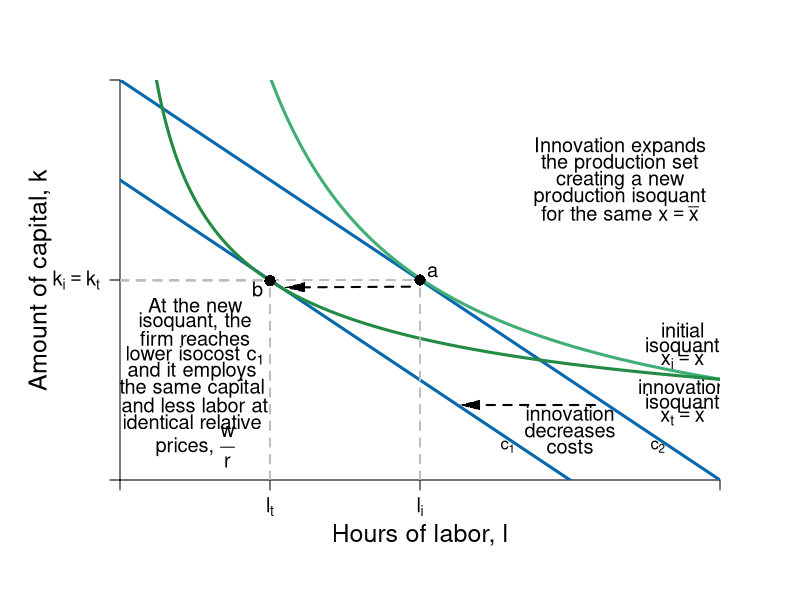

This chart was generated by the following R code:
require(shape)
pdf(file = "firmmarketsupply/tech_change_isoquant.pdf", width = 9, height = 7)

#Set parameters for graphics
axislabelsize <- 1.5
labelsize <- 1.2
graphlinewidth <- 3
segmentlinewidth <- 2

COL <- c("#7fc97f", "#beaed4", "#fdc086", "#ffff99", "#386cb0", "#f0027f", "#bf5b17", "#666666")
COLA <- c("#99d8c9","#66c2a4","#41ae76", "#238b45", "#005824")
COLB <- c("#4eb3d3", "#2b8cbe", "#0868ac","#084081")

#Edited the margins to cater for the larger LHS labels
par(mar =  c(6, 6, 4, 4))

isocost <- function(l, c = 10, w = 1, r = 1) {
  c - (w/r)*l
}


isoquant <- function(l, alpha = 0.5, x = 5, A = 1) {
  (x / (A*l^alpha))^(1/(1 - alpha))
}


xlims <- c(0, 12)
ylims <- c(0, 12)

npts <- 501 
x <- seq(xlims[1], xlims[2], length.out = npts)
y <- seq(ylims[1], ylims[2], length.out = npts) 
a <- c(13, 16.75, 19.25)

plot(0, 0, xlim = xlims, ylim = ylims, type = "n",
     xlab = expression(paste("")),
     ylab = expression(paste("")), 
     xaxt = "n", 
     yaxt = "n", 
     cex.lab = axislabelsize, 
     bty = "n",
     xaxs="i", 
     yaxs="i")

# ticksy <- seq(from = ylims[1], to = ylims[2], by = 1)
# ylabels <- seq(from = ylims[1], to = ylims[2], by = 1)
# ticksx <- seq(from = xlims[1], to = xlims[2], by = 1)
# xlabels <- seq(from = xlims[1], to = xlims[2], by = 1)
ticksy <- c(0, 6 , ylims[2])
ylabels <- c(NA, expression(paste(k[i])==k[t]), NA)
ticksx <- c(0, 3, 6, xlims[2])
xlabels <- c(NA, expression(paste(l[t])), expression(paste(l[i])), NA)




axis(1, at = ticksx, pos = 0, labels = xlabels, cex.axis = labelsize)
axis(2, at = ticksy, pos = 0, labels = ylabels, las = 1, cex.axis = labelsize)

npts <- 500 
xx1 <- seq(xlims[1], xlims[2], length.out = npts)

#lines(xx1, bcA(xx1, w = 10, p = 1.5), col = COLB[3], lwd = graphlinewidth)
#lines(xx1, isocost(xx1, c = 10, w = 1, r = 1), col = COLB[3], lwd = graphlinewidth)
lines(xx1, isocost(xx1, c = 9, w = 1, r = 1), col = COLB[3], lwd = graphlinewidth)
lines(xx1, isocost(xx1, c = 12, w = 1, r = 1), col = COLB[3], lwd = graphlinewidth)
lines(xx1, isoquant(xx1, x = 5, alpha = 0.5, A = 0.83), col = COLA[3], lwd = graphlinewidth)
lines(xx1, isoquant(xx1, x = 5, alpha = 0.33, A = 1.05), col = COLA[4], lwd = graphlinewidth)

#Label the axes
mtext(expression(paste("Hours of labor, ", l)), side=1, line = 2.5, cex = axislabelsize)
text(-1.6, 0.5*ylims[2], expression(paste("Amount of capital, ", k)), xpd = TRUE, cex = axislabelsize, srt = 90) 

#Label the isoquant curve
text(11.25, 4.5, expression("initial"), cex = labelsize)
text(11.25, 4, expression("isoquant"), cex = labelsize)
text(11.25, 3.6, expression(paste(x[i] == bar(x))), cex = labelsize)


text(11.25, 2.8, expression("innovation"), cex = labelsize)
text(11.25, 2.3, expression("isoquant"), cex = labelsize)
text(11.25, 1.9, expression(paste(x[t] == bar(x))), cex = labelsize)

#Label the price lines
text(7.75, 1, expression(paste(c[1])))
text(10.75, 1, expression(paste(c[2])))

#Label a
segments(0, 6, 6, 6, lty = 2, col = "gray" , lwd = segmentlinewidth)
segments(6, 0, 6, 6, lty = 2, col = "gray" , lwd = segmentlinewidth)
points(6, 6, pch = 16, col = "black", cex = 1.5)
text(6.25, 6.25, expression(paste(a)), cex = labelsize)

#Label b
segments(0, isoquant(l = 3, alpha = 0.33, A = 1.05), 3, isoquant(l = 3, alpha = 0.33, A = 1.05), lty = 2, col = "gray" , lwd = segmentlinewidth)
segments(3, 0, 3, isoquant(l = 3, alpha = 0.33, A = 1.05), lty = 2, col = "gray" , lwd = segmentlinewidth)
points(3, isoquant(l = 3, alpha = 0.33, A = 1.05), pch = 16, col = "black", cex = 1.5)
text(2.75, isoquant(l = 3, alpha = 0.33, A = 1.05) - 0.25, expression(paste(b)), cex = labelsize)
Arrows(5.8, 5.8, 3.5, isoquant(l = 3, alpha = 0.33, A = 1.05) - .2, col = "black", lty = 2, lwd = 2, arr.type = "triangle", arr.lwd = 0.5)




#Add mrs = mrt at i
# text(5, 10.25, expression(paste(trs(l,k) == mrt(l,k))), cex = labelsize)
# text(5, 9.25, expression(paste(frac(mp[l], mp[k]) == frac(w,r))), cex = labelsize)
# Arrows(5, 8.5, 5, 5.5, col = "black", lty = 1, lwd = 2, arr.type = "triangle", arr.lwd = 0.5)

#New tech cost min
text(9, 2, expression("innovation"), cex = labelsize)
text(9, 1.5, expression("decreases"), cex = labelsize)
text(9, 1, expression("costs"), cex = labelsize)
Arrows(9.5, 2.25, 7, 2.25, col = "black", lty = 2, lwd = 2, arr.type = "triangle", arr.lwd = 0.5)


text(10, 10, expression("Innovation expands"), cex = labelsize)
text(10, 9.5, expression("the production set"), cex = labelsize)
text(10, 9, expression("creating a new"), cex = labelsize)
text(10, 8.5, expression("production isoquant"), cex = labelsize)
text(10, 8, expression(paste("for the same ", x == bar(x))), cex = labelsize)


text(1.5, 5.25, expression("At the new"), cex = labelsize)
text(1.5, 4.75, expression("isoquant, the"), cex = labelsize)
text(1.5, 4.25, expression("firm reaches"), cex = labelsize)
text(1.5, 3.75, expression(paste("lower isocost ", c[1])), cex = labelsize)
text(1.5, 3.25, expression("and it employs "), cex = labelsize)
text(1.5, 2.75, expression(paste("the same capital ")), cex = labelsize)
text(1.5, 2.25, expression(paste("and less labor at")), cex = labelsize)
text(1.5, 1.75, expression(paste("identical relative ")), cex = labelsize)
text(1.5, 1, expression(paste("prices, ", frac(w,r))), cex = labelsize)


#text(9, 5.9, expression(paste(b)), cex = labelsize)
#text(10.5, 7.775, expression(paste(c)), cex = labelsize)

dev.off()
